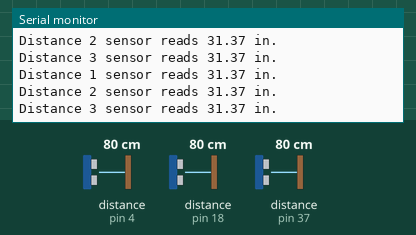
The sketch below on a simulated Arduino Mega 2560, built with avr-gcc and run on an emulated ATmega2560. On the bench: the last lines printed to the serial monitor. Wiring (inferred from the names in the program): 3 × ultrasonic range finder: trigger pin 3, echo pin 4 / trigger pin 19, echo pin 18 / trigger pin 38, echo pin 37. The inputs (shaded band) are chosen by the test bench; at power-on: distance to the obstacle (sensors on pin 4, pin 18, pin 37) 80 cm. The echo pulse lasts 58.3 µs per cm.

Above: at 1.3 s.
1.4 s: distance to the obstacle (sensor on pin 4) set to 2 cm
At 2.7 s:
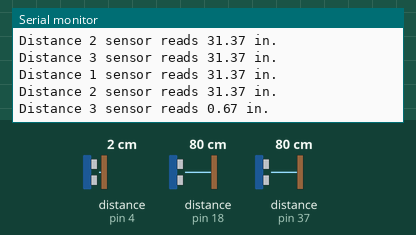
2.9 s: distance to the obstacle (sensor on pin 18) set to 2 cm
At 4.1 s:
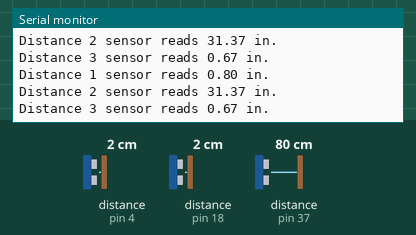
4.4 s: distance to the obstacle (sensor on pin 37) set to 250 cm
At 4.9 s:
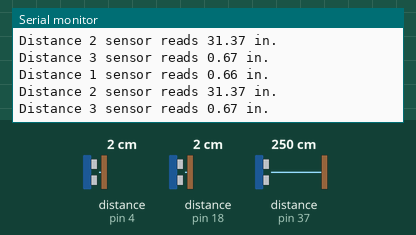
8.6 s: distance to the obstacle (sensor on pin 4) set to 4 cm
At 9.4 s:
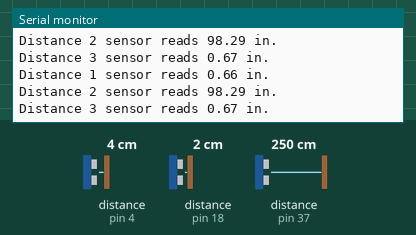
12.8 s: distance to the obstacle (sensor on pin 18) set to 18 cm
At 13.6 s:
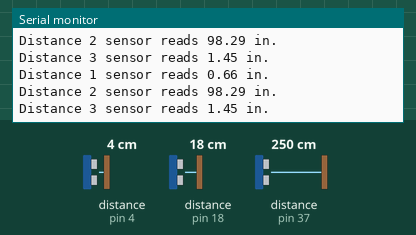
17.0 s: distance to the obstacle (sensor on pin 37) set to 2 cm
At 17.9 s:
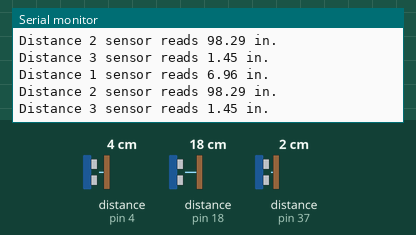
Timing chart, 0 to 20.0 s (numbered marks = the images above; inputs shaded):
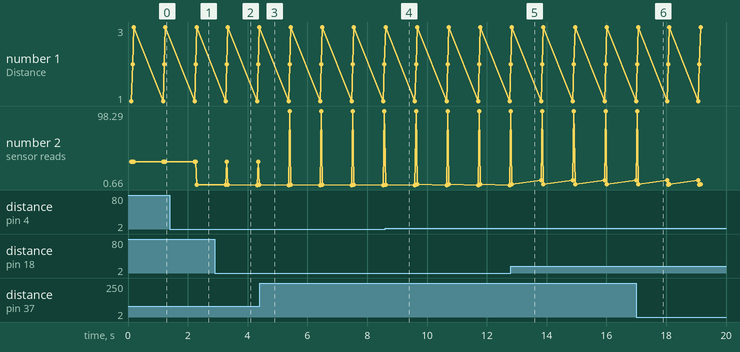

The sketch:

SonarSensTest1.0.ino
```cpp
const byte DistTrigger_1 = 19;
const byte DistEcho_1 = 18;

const byte DistTrigger_2 = 38;
const byte DistEcho_2 = 37;

const byte DistTrigger_3 = 3;
const byte DistEcho_3 = 4;

void setup() {
  // put your setup code here, to run once:
   Serial.begin(9600);
   while (!Serial);

   pinMode(DistTrigger_1, OUTPUT);
   pinMode(DistEcho_1, INPUT);

   pinMode(DistTrigger_2, OUTPUT);
   pinMode(DistEcho_2, INPUT);

   pinMode(DistTrigger_3, OUTPUT);
   pinMode(DistEcho_3, INPUT);

   delay(100);
}

void loop() {
  // put your main code here, to run repeatedly:
  float distance_1 = readDistanceSensor(DistTrigger_1, DistEcho_1);
  float distance_2 = readDistanceSensor(DistTrigger_2, DistEcho_2);
  float distance_3 = readDistanceSensor(DistTrigger_3, DistEcho_3);

  Serial.print("Distance 1 sensor reads "); Serial.print(distance_1); Serial.println(" in.");
  Serial.print("Distance 2 sensor reads "); Serial.print(distance_2); Serial.println(" in.");
  Serial.print("Distance 3 sensor reads "); Serial.print(distance_3); Serial.println(" in.");
  delay(1000);
}

float readDistanceSensor(byte DistTrigger, byte DistEcho) {
   digitalWrite(DistTrigger, LOW);
   delayMicroseconds(2);
   digitalWrite(DistTrigger, HIGH);
   delayMicroseconds(10);
   digitalWrite(DistTrigger, LOW);
   float duration = pulseIn(DistEcho, HIGH);  // in microseconds
   float distance = duration * 0.0343 / 2.0;  // in centimeters
   return (distance * 0.3937); // cm to in
}
```

Measured:
- after the input at 1.4 s, the serial monitor: prints a new line after 0.90 s (image 1)
- after the input at 2.9 s, the serial monitor: prints a new line after 0.37 s (image 2)
- plotted number 2: 31.37 → 0.67 after the input at 1.4 s, 0.67 → 98.29 after the input at 4.4 s, 0.66 → 6.96 after the input at 12.8 s
